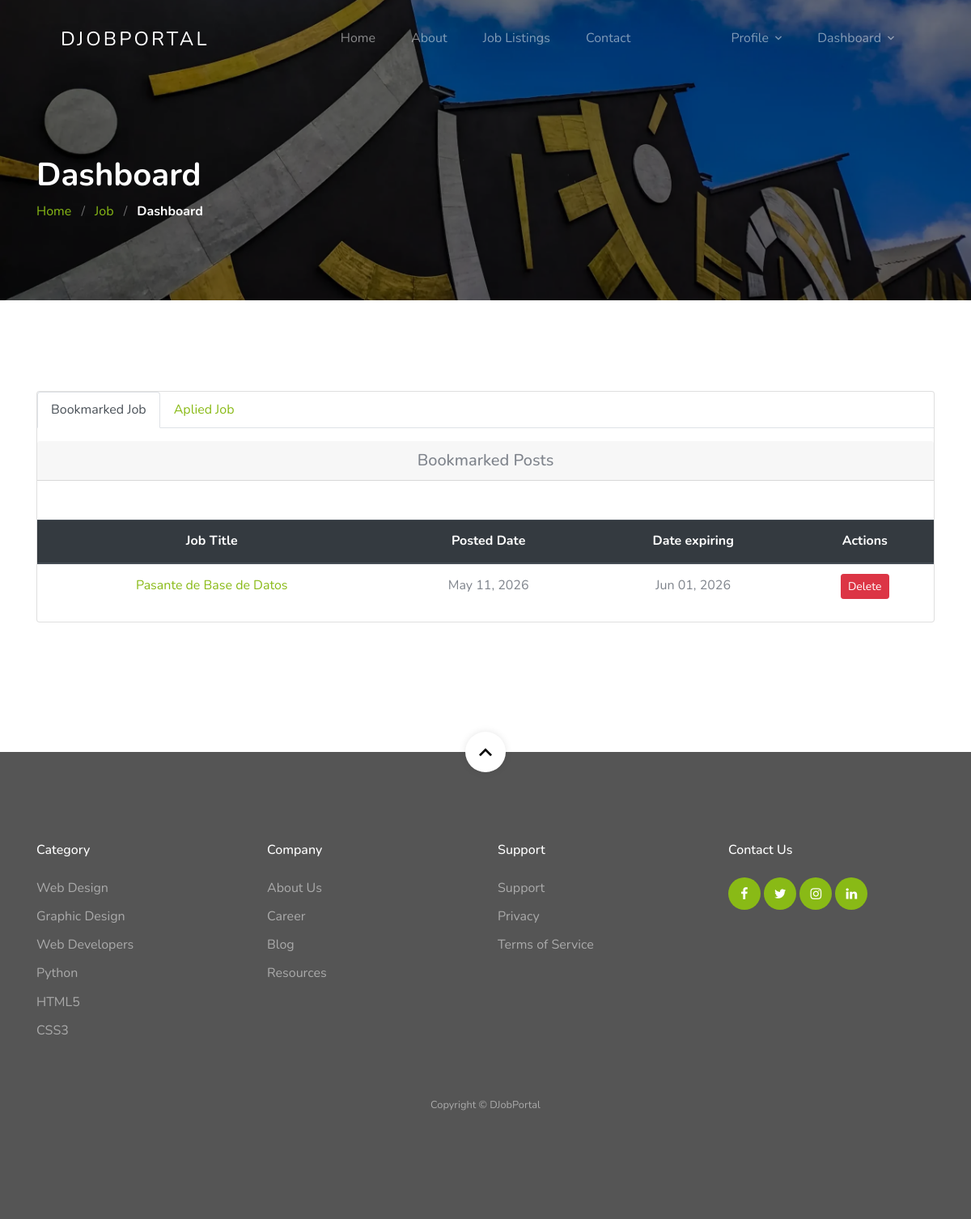
The page /dashboard/ (signed in) on the database as committed earlier.
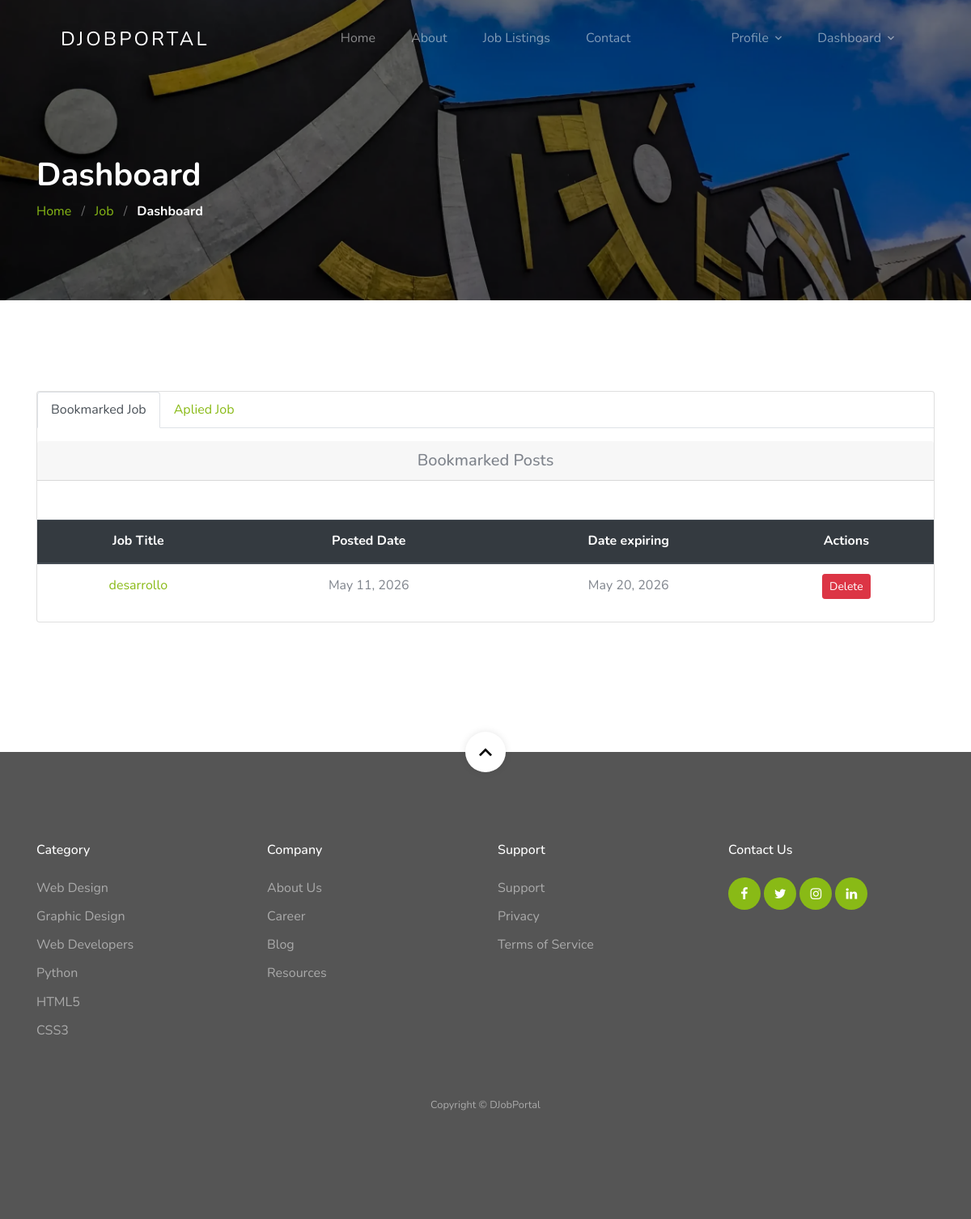
The same page on the database as committed later.
### apps/jobapp/models/relations.py (models this page shows, shortened)
class BookmarkJob(TimeStampedModel, SoftDeleteModel):
    user = models.ForeignKey(User, on_delete=models.CASCADE)
    job = models.ForeignKey(Job, on_delete=models.CASCADE)
    class Meta:
        unique_together = ('user', 'job')

### apps/jobapp/models/job.py (models this page shows, shortened)
class Job(TimeStampedModel, SoftDeleteModel):
    user = models.ForeignKey(User, related_name='User', on_delete=models.CASCADE)
    title = models.CharField(max_length=300, db_index=True)
    description = CKEditor5Field(config_name='extends')
    tags = TaggableManager()
    location = models.CharField(max_length=300, db_index=True)
    job_type = models.CharField(choices=JOB_TYPE, max_length=1, db_index=True)
    work_mode = models.CharField(choices=WORK_MODE, max_length=1, default='3')
    experience_level = models.CharField(choices=EXPERIENCE_LEVEL, max_length=1, default='0')
    category = models.ForeignKey(Category, related_name='Category', on_delete=models.CASCADE)
    salary = models.CharField(max_length=30, blank=True)
    views_count = models.PositiveIntegerField(default=0)
    company_name = models.CharField(max_length=300, db_index=True)
    company_description = CKEditor5Field(config_name='extends', blank=True, null=True)
    url = models.URLField(max_length=200)
    last_date = models.DateField()
    is_published = models.BooleanField(default=False)
    is_closed = models.BooleanField(default=False)
    class Meta:
        indexes = [
            models.Index(fields=['title', 'location']),
            models.Index(fields=['is_published', 'is_closed']),
        ]

### apps/jobapp/views/shared.py (the view)
# urls.py: path('dashboard/', dashboard_view, name='dashboard'),
@login_required(login_url=reverse_lazy('account:login'))
def dashboard_view(request):
    jobs = []
    savedjobs = []
    appliedjobs = []
    total_applicants = {}
    if request.user.role == 'employer':
        jobs = Job.objects.filter(user=request.user.id, is_deleted=False)
        for job in jobs:
            count = Applicant.objects.filter(job=job.id).count()
            total_applicants[job.id] = count
    if request.user.role == 'employee':
        savedjobs = BookmarkJob.objects.filter(user=request.user.id, is_deleted=False, job__is_deleted=False)
        appliedjobs = Applicant.objects.filter(user=request.user.id, is_deleted=False, job__is_deleted=False)
    context = {
        'jobs': jobs,
        'savedjobs': savedjobs,
        'appliedjobs': appliedjobs,
        'total_applicants': total_applicants,
    }
    return render(request, 'jobapp/dashboard.html', context)

### template/jobapp/dashboard.html (shortened to what the changed rows need)
{% extends 'base.html' %}
{% load static %}
{% load get_total_applicant %}
{% block content %}
<section class="section-hero overlay inner-page bg-image"
    style="background-image: url('{% static 'images/hero_1.jpg' %}');" id="home-section">
    <div class="container">
        <div class="row">
            <div class="col-md-7">
                <h1 class="text-white font-weight-bold">Dashboard</h1>
            </div>
        </div>
    </div>
</section>
<section class="site-section">
    <div class="container">
        <div class="row">
            <div class="col-lg-12 mb-5">
                <div class="card">
                    {% if user.role == "employer" %}
                    <h5 class="card-header text-center">My All Job</h5>
                    {% if jobs %}
                    <table class="table text-center mt-5">
                        <thead class="thead-dark">
                            <tr>
                                <th>Job Title</th>
                                <th>Posted Date</th>
                                <th>Date expiring</th>
                                <th>Status</th>
                                <th>Applicants</th>
                                <th>Actions</th>
                            </tr>
                        </thead>
                        <tbody>
                            {% for job in jobs %}
                            <tr id="row_{{ job.id }}">
                                <td class="text-left"><a href="{% url 'jobapp:single-job' job.id %}">{{ job.title }}</a></td>
                                <td>{{ job.created_at | date:'M d, Y'  }}</td>
                                <td>{{ job.last_date | date:'M d, Y' }}</td>
                                <td>
                                    {% if job.is_published == True %}
                                        <span class="badge badge-info">Published</span>
                                    {% else %}
                                        <span class="badge badge-danger px-2">Pending</span>
                                    {% endif %}
                                </td>
                                <td>
                                    {% get_total_applicant total_applicants job as is_applicant %}
                                    {% if is_applicant %}
                                    <a href="{% url 'jobapp:applicants' job.id %}">
                                        <i class="fa fa-users"></i>
                                        <span class="badge badge-success text-white">
                                            {% if is_applicant > 1 %}
                                            {% get_total_applicant total_applicants job %} Applicants
                                            {% else %}
                                            {% get_total_applicant total_applicants job %} Applicant
                                            {% endif %}
                                        </span>
                                    </a>
                                    {% endif %}
                                </td>
                                <td>
                                    <a class="btn btn-info btn-sm" href="{% url 'jobapp:edit-job' job.id %}"
                                        role="button">Edit</a>
                                    {% if job.is_published == True %}
                                        {% if job.is_closed == False %}
                                        <span id="change_job_status_{{ job.id }}">
                                            <button onclick="call_sw_alert_func('{% url 'jobapp:complete' job.id %}','{{ job.id }}', 'Once Clicked, Your Post Will Marked Completed')" class="text-white btn btn-success btn-sm" >Make Close</button>
                                        </span>
                                        {% else %}
                                        <a class="text-white btn btn-success btn-sm"
                                        role="button">Closed</a>
                                        {% endif %}
                                        {% endif %}
                                    <button onclick="call_sw_alert_func('{% url 'jobapp:delete' job.id %}','{{ job.id }}','Once Deleted, You Will Not be Able To Recover This Post!')" class="btn btn-danger btn-sm">Delete</button>
                                    </td>
                            </tr>
                            {% endfor %}
                        </tbody>
                    </table>
                    {% else %}
                    <p class="m-5">You have not any job yet !! <a href="{% url 'jobapp:create-job' %}">Create a new one.</a></p>
                    {% endif %}
                    {% elif user.role == "employee" %}
                      <div class="tab-content" id="myTabContent">
                        <div class="tab-pane fade show active" id="home" role="tabpanel" aria-labelledby="home-tab">
                            {% if savedjobs %}
                            <table class="table text-center mt-5">
                                <thead class="thead-dark">
                                    <tr>
                                        <th>Job Title</th>
                                        <th>Posted Date</th>
                                        <th>Date expiring</th>
                                        <th>Actions</th>
                                    </tr>
                                </thead>
                                <tbody>
                                    {% for job in savedjobs %}
                                    <tr id="row_{{ job.id }}">
                                        <td><a href="{% url 'jobapp:single-job' job.job.id %}">{{ job.job.title }}</a></td>
                                        <td>{{ job.created_at | date:'M d, Y'  }}</td>
                                        <td>{{ job.job.last_date | date:'M d, Y' }}</td>
                                        <td>
                                            <button onclick="call_sw_alert_func('{% url 'jobapp:delete-bookmark' job.id %}','{{ job.id }}','Once Deleted, This Post Will Remove From Your Favourite List!')" class="btn btn-danger btn-sm">Delete</button>
                                        </td>
                                    </tr>
                                    {% endfor %}
                                </tbody>
                            </table>
                            {% else %}
                            <p class="m-5">You have not any save job yet !! </p>
                            {% endif %}
                        </div>
                      </div>
                    {% endif %}
                </div>
            </div>
        </div>
    </div>
    </div>
{% endblock %}

Rows that differ between the two databases and show on the page:
no longer on this page (row edited): BookmarkJob: job "Pasante de Base de Datos", created_at "May 11, 2026", job.last_date "Jun 01, 2026"
added BookmarkJob: job "desarrollo", created_at "May 11, 2026", job.last_date "May 20, 2026"
